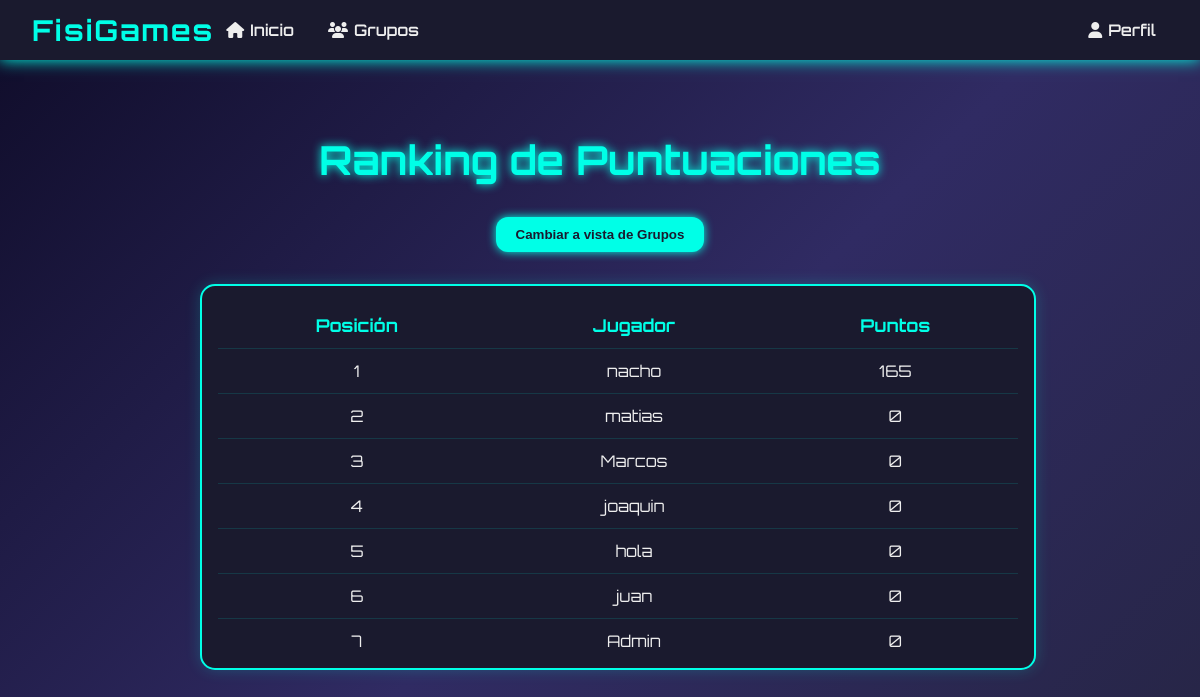
Page /PaginaWeb/backend/puntuaciones.php (signed in) on the committed database.
### tables this page shows
CREATE TABLE `cuentas` (
  `id_cuenta` int(11) NOT NULL,
  `nombre` varchar(50) NOT NULL,
  `email` varchar(100) NOT NULL,
  `password` varchar(255) NOT NULL,
  `permiso` tinyint(4) NOT NULL,
  `puntuacion_total` int(11) DEFAULT 0,
  `habilitado` tinyint(1) NOT NULL DEFAULT 1
);

### PaginaWeb/backend/puntuaciones.php (the view, shortened to what this page needs)
<!DOCTYPE html>
<html lang="es">
<head>
<link rel="stylesheet" href="https://cdnjs.cloudflare.com/ajax/libs/font-awesome/6.7.2/css/all.min.css" />
</head>
<body>
<nav>
  <div class="logo">FisiGames</div>
  <div class="nav-links">
    <div class="nav-left">
      <a href="inicio.php"><i class="fas fa-home"></i> Inicio</a>
      <a href="grupos.php"><i class="fas fa-users"></i> Grupos</a>
    </div>
    <div class="nav-right">
      <a href="perfil.php"><i class="fas fa-user"></i> Perfil</a>
    </div>
  </div>
</nav>
<main>
  <h1>Ranking de Puntuaciones</h1>
  <button id="switchBtn" class="switch-button" type="button">Cambiar a vista de Grupos</button>
  <div class="ranking-container">
    <div id="ranking-jugadores" class="ranking-table" aria-hidden="false">
      <div class="scrollable-table">
        <table>
          <thead>
            <tr><th>Posición</th><th>Jugador</th><th>Puntos</th></tr>
          </thead>
          <tbody>
<?php
require 'controladores/conexion.php';
if (!isset($conexion)) {
    echo '<tr><td colspan="3">Error en la conexión.</td></tr>';
} else {
    $sql_jug = "SELECT nombre, puntuacion_total FROM cuentas ORDER BY puntuacion_total DESC LIMIT 10";
    $res_jug = $conexion->query($sql_jug);
    if ($res_jug && $res_jug->num_rows > 0) {
        $pos = 1;
        while ($row = $res_jug->fetch_assoc()) {
            $nombre = htmlspecialchars($row['nombre'], ENT_QUOTES, 'UTF-8');
            $puntos = (int)$row['puntuacion_total'];
            echo "<tr><td>{$pos}</td><td>{$nombre}</td><td>{$puntos}</td></tr>";
            $pos++;
        }
    } else {
        echo '<tr><td colspan="3">No hay puntuaciones para mostrar.</td></tr>';
    }
}
?>
          </tbody>
        </table>
      </div>
    </div>
  </div>
  <br><br><br><br>
</main>
</body>
</html>

### PaginaWeb/backend/puntuaciones.php (style rules this page uses)
body { margin: 0; font-family: 'Orbitron', sans-serif; background: linear-gradient(135deg, #0f0c29, #302b63, #24243e); color: #eee; min-height: 100vh; display: flex; flex-direction: column; }
nav { display: flex; justify-content: space-between; align-items: center; background-color: #1a1a2e; padding: 0 2rem; height: 60px; box-shadow: 0 0 15px #00ffe7; position: sticky; top: 0; z-index: 1000; }
.logo { font-size: 1.8rem; font-weight: 700; color: #00ffe7; letter-spacing: 2px; user-select: none; cursor: default; white-space: nowrap; }
.nav-links a { text-decoration: none; color: #eee; font-weight: 600; font-size: 1rem; padding: 8px 12px; border-radius: 6px; transition: background-color 0.3s ease, color 0.3s ease; display: flex; align-items: center; gap: 6px; }
main { flex-grow: 1; padding: 3rem 2rem; text-align: center; margin-bottom: 3rem; padding-bottom: 40px; }
h1 { color: #00ffe7; font-size: 2.5rem; margin-bottom: 2rem; text-shadow: 0 0 10px #00ffe7; }
.switch-button { background-color: #00ffe7; color: #1a1a2e; font-weight: bold; padding: 10px 20px; border: none; border-radius: 12px; cursor: pointer; box-shadow: 0 0 10px #00ffe7; transition: background-color 0.3s ease, transform 0.3s ease; margin-bottom: 2rem; }
.ranking-container { max-width: 800px; margin: 0 auto; position: relative; min-height: 380px; }
.ranking-table { background-color: #1a1a2e; border: 2px solid #00ffe7; border-radius: 15px; padding: 1rem; box-shadow: 0 0 15px #00ffe733; transition: opacity 0.3s ease, transform 0.2s ease; position: absolute; width: 100%; left: 0; top: 0; z-index: 1; }
.scrollable-table { max-height: 350px; overflow-y: auto; border-radius: 10px; }
table { width: 100%; border-collapse: collapse; }
th, td { padding: 12px; border-bottom: 1px solid #00ffe722; }
th { color: #00ffe7; font-size: 1.1rem; position: sticky; top: 0; background-color: #1a1a2e; z-index: 2; }
td { color: #eee; font-size: 1rem; }
.nav-links { display: flex; justify-content: space-between; width: 100%; }
.nav-left, .nav-right { display: flex; gap: 10px; }

### rows in the picture
cuentas: nombre "nacho", puntuacion_total "165"
cuentas: nombre "matias", puntuacion_total "0"
cuentas: nombre "Marcos", puntuacion_total "0"
cuentas: nombre "joaquin", puntuacion_total "0"
cuentas: nombre "hola", puntuacion_total "0"
cuentas: nombre "juan", puntuacion_total "0"
cuentas: nombre "Admin", puntuacion_total "0"
